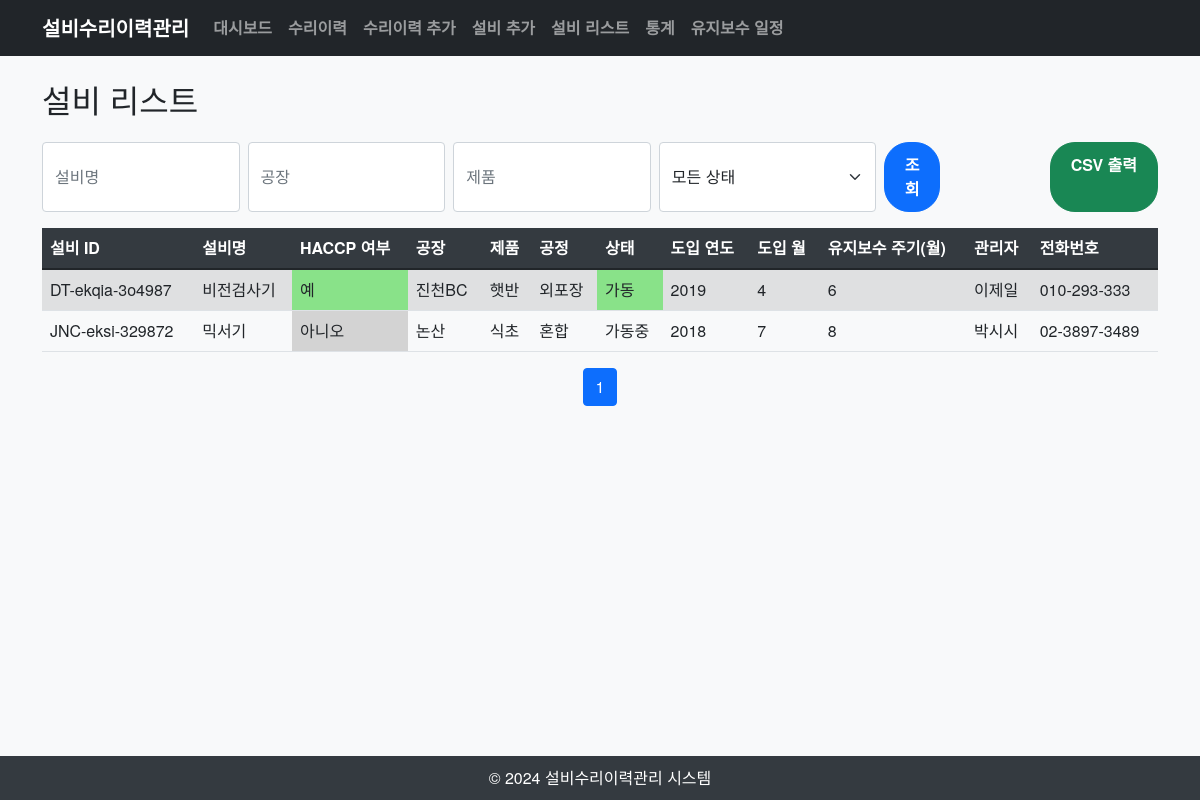
The page /equipment_list on the database its author committed.
### flask/oee_v2/models.py (models this page shows)
class Equipment(db.Model):
    id = db.Column(db.Integer, primary_key=True)
    equipment_id = db.Column(db.String, unique=True, index=True)
    name = db.Column(db.String)
    is_haccp = db.Column(db.Boolean)
    factory = db.Column(db.String)
    product = db.Column(db.String)
    process = db.Column(db.String)
    status = db.Column(db.String)
    introduction_year = db.Column(db.Integer)
    introduction_month = db.Column(db.Integer)
    maintenance_cycle = db.Column(db.Integer)
    manager = db.Column(db.String)
    phone_number = db.Column(db.String)

### flask/oee_v2/main.py (the view)
@app.route('/equipment_list', methods=['GET'])
def equipment_list():
    page = request.args.get('page', 1, type=int)
    name = request.args.get('name', '')
    factory = request.args.get('factory', '')
    product = request.args.get('product', '')
    status = request.args.get('status', '')
    query = Equipment.query
    if name:
        query = query.filter(Equipment.name.like(f'%{name}%'))
    if factory:
        query = query.filter(Equipment.factory.like(f'%{factory}%'))
    if product:
        query = query.filter(Equipment.product.like(f'%{product}%'))
    if status:
        query = query.filter(Equipment.status == status)
    equipments = query.paginate(page=page, per_page=30, error_out=False)
    return render_template('equipment_list.html', equipments=equipments)

### flask/oee_v2/templates/equipment_list.html (shortened to what this page needs)
{% extends "base.html" %}
{% block content %}
<h2 class="mb-4">설비 리스트</h2>
<div class="d-flex justify-content-between mb-3">
    <form method="GET" class="d-flex">
        <input type="text" name="name" placeholder="설비명" class="form-control me-2" value="{{ request.args.get('name', '') }}">
        <input type="text" name="factory" placeholder="공장" class="form-control me-2" value="{{ request.args.get('factory', '') }}">
        <input type="text" name="product" placeholder="제품" class="form-control me-2" value="{{ request.args.get('product', '') }}">
        <select name="status" class="form-select me-2">
            <option value="">모든 상태</option>
        </select>
        <button type="submit" class="btn btn-primary">조회</button>
    </form>
    <a href="{{ url_for('export_csv') }}" class="btn btn-success">CSV 출력</a>
</div>
<table class="table table-striped">
    <thead>
        <tr>
            <th>설비 ID</th>
            <th>설비명</th>
            <th>HACCP 여부</th>
            <th>공장</th>
            <th>제품</th>
            <th>공정</th>
            <th>상태</th>
            <th>도입 연도</th>
            <th>도입 월</th>
            <th>유지보수 주기(월)</th>
            <th>관리자</th>
            <th>전화번호</th>
        </tr>
    </thead>
    <tbody>
        {% for equipment in equipments.items %}
        <tr>
            <td>{{ equipment.equipment_id }}</td>
            <td>{{ equipment.name }}</td>
            <td style="background-color: {% if equipment.is_haccp %}#90EE90{% else %}#D3D3D3{% endif %}">
                {{ '예' if equipment.is_haccp else '아니오' }}
            </td>
            <td>{{ equipment.factory }}</td>
            <td>{{ equipment.product }}</td>
            <td>{{ equipment.process }}</td>
            <td style="background-color:
                {% if equipment.status == '가동' %}#90EE90
                {% elif equipment.status == '비가동' %}#FFFF00
                {% elif equipment.status == '고장' %}#FF6347
                {% elif equipment.status == '수리' %}#87CEEB
                {% endif %}">
                {{ equipment.status }}
            </td>
            <td>{{ equipment.introduction_year }}</td>
            <td>{{ equipment.introduction_month }}</td>
            <td>{{ equipment.maintenance_cycle }}</td>
            <td>{{ equipment.manager }}</td>
            <td>{{ equipment.phone_number }}</td>
        </tr>
        {% endfor %}
    </tbody>
</table>
<nav aria-label="Page navigation">
    <ul class="pagination justify-content-center">
        {% for page in equipments.iter_pages() %}
            {% if page %}
                {% if page != equipments.page %}
                    <li class="page-item"><a class="page-link" href="{{ url_for('equipment_list', page=page, name=request.args.get('name', ''), factory=request.args.get('factory', ''), product=request.args.get('product', ''), status=request.args.get('status', '')) }}">{{ page }}</a></li>
                {% else %}
                    <li class="page-item active"><span class="page-link">{{ page }}</span></li>
                {% endif %}
            {% else %}
                <li class="page-item disabled"><span class="page-link">...</span></li>
            {% endif %}
        {% endfor %}
    </ul>
</nav>
{% endblock %}

### flask/oee_v2/static/styles.css (style rules this page uses)
body { font-family: 'Helvetica Neue', Helvetica, Arial, sans-serif; background-color: #f8f9fa; }
.table-striped tbody tr:nth-of-type(odd) { background-color: rgba(0, 0, 0, .05); }
.table thead th { background-color: #343a40; color: #fff; }
.table td, .table th { vertical-align: middle; }
.btn-primary, .btn-secondary, .btn-danger, .btn-success { font-weight: bold; padding: 10px 20px; border-radius: 25px; }

### rows shown on the page
Equipment: equipment_id "DT-ekqia-3o4987", name "비전검사기", is_haccp "예", factory "진천BC", product "햇반", process "외포장", status "가동", introduction_year "2019", introduction_month "4", maintenance_cycle "6", manager "이제일", phone_number "010-293-333"
Equipment: equipment_id "JNC-eksi-329872", name "믹서기", is_haccp "아니오", factory "논산", product "식초", process "혼합", status "가동중", introduction_year "2018", introduction_month "7", maintenance_cycle "8", manager "박시시", phone_number "02-3897-3489"

### other values the page prints
{{ page }} "1"
